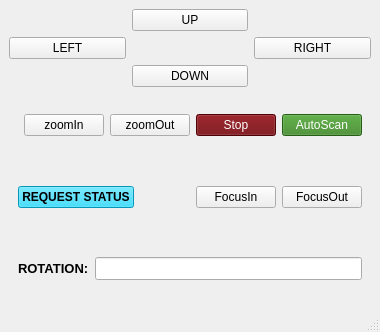
<?xml version="1.0" encoding="UTF-8"?>
<ui version="4.0">
 <class>Manual_Control</class>
 <widget class="QMainWindow" name="Manual_Control">
  <property name="geometry">
   <rect>
    <x>0</x>
    <y>0</y>
    <width>380</width>
    <height>332</height>
   </rect>
  </property>
  <property name="windowTitle">
   <string>Manual Control</string>
  </property>
  <widget class="QWidget" name="centralwidget">
   <layout class="QVBoxLayout" name="verticalLayout">
    <item>
     <layout class="QGridLayout" name="gridLayout">
      <item row="2" column="1">
       <widget class="QPushButton" name="downButton">
        <property name="text">
         <string>DOWN</string>
        </property>
       </widget>
      </item>
      <item row="0" column="1">
       <widget class="QPushButton" name="upButton">
        <property name="text">
         <string>UP</string>
        </property>
       </widget>
      </item>
      <item row="1" column="2">
       <widget class="QPushButton" name="rightButton">
        <property name="text">
         <string>RIGHT</string>
        </property>
       </widget>
      </item>
      <item row="1" column="0">
       <widget class="QPushButton" name="leftButton">
        <property name="text">
         <string>LEFT</string>
        </property>
       </widget>
      </item>
     </layout>
    </item>
    <item>
     <widget class="QWidget" name="widget" native="true">
      <layout class="QHBoxLayout" name="horizontalLayout">
       <item>
        <spacer name="horizontalSpacer_2">
         <property name="orientation">
          <enum>Qt::Horizontal</enum>
         </property>
         <property name="sizeHint" stdset="0">
          <size>
           <width>40</width>
           <height>20</height>
          </size>
         </property>
        </spacer>
       </item>
       <item>
        <widget class="QPushButton" name="zoomInButton">
         <property name="text">
          <string>zoomIn</string>
         </property>
        </widget>
       </item>
       <item>
        <widget class="QPushButton" name="zoomOutButton">
         <property name="text">
          <string>zoomOut</string>
         </property>
        </widget>
       </item>
       <item>
        <widget class="QPushButton" name="stopButton">
         <property name="styleSheet">
          <string notr="true">background-color: rgb(109, 0, 7);
color: rgb(255, 255, 255);</string>
         </property>
         <property name="text">
          <string>Stop</string>
         </property>
        </widget>
       </item>
       <item>
        <widget class="QPushButton" name="AutoScanButton">
         <property name="styleSheet">
          <string notr="true">background-color: rgb(53, 131, 31);
color: rgb(255, 255, 255);</string>
         </property>
         <property name="text">
          <string>AutoScan</string>
         </property>
        </widget>
       </item>
      </layout>
     </widget>
    </item>
    <item>
     <widget class="QWidget" name="widget_2" native="true">
      <layout class="QHBoxLayout" name="horizontalLayout_2">
       <item>
        <widget class="QPushButton" name="RequesStButton">
         <property name="font">
          <font>
           <weight>75</weight>
           <bold>true</bold>
          </font>
         </property>
         <property name="styleSheet">
          <string notr="true">background-color: rgb(6, 210, 255);
color: rgb(0, 0, 0);</string>
         </property>
         <property name="text">
          <string>REQUEST STATUS</string>
         </property>
        </widget>
       </item>
       <item>
        <spacer name="horizontalSpacer_3">
         <property name="orientation">
          <enum>Qt::Horizontal</enum>
         </property>
         <property name="sizeHint" stdset="0">
          <size>
           <width>40</width>
           <height>20</height>
          </size>
         </property>
        </spacer>
       </item>
       <item>
        <widget class="QPushButton" name="FocusInButton">
         <property name="text">
          <string>FocusIn</string>
         </property>
        </widget>
       </item>
       <item>
        <widget class="QPushButton" name="FocusOutButton">
         <property name="text">
          <string>FocusOut</string>
         </property>
        </widget>
       </item>
      </layout>
     </widget>
    </item>
    <item>
     <widget class="QWidget" name="widget_3" native="true">
      <layout class="QHBoxLayout" name="horizontalLayout_3">
       <item>
        <widget class="QLabel" name="label">
         <property name="font">
          <font>
           <pointsize>10</pointsize>
           <weight>75</weight>
           <bold>true</bold>
          </font>
         </property>
         <property name="text">
          <string>ROTATION:</string>
         </property>
        </widget>
       </item>
       <item>
        <widget class="QLineEdit" name="lineEdit">
         <property name="font">
          <font>
           <pointsize>10</pointsize>
          </font>
         </property>
        </widget>
       </item>
      </layout>
     </widget>
    </item>
   </layout>
  </widget>
  <widget class="QMenuBar" name="menubar">
   <property name="geometry">
    <rect>
     <x>0</x>
     <y>0</y>
     <width>380</width>
     <height>22</height>
    </rect>
   </property>
  </widget>
  <widget class="QStatusBar" name="statusbar"/>
 </widget>
 <resources/>
 <connections/>
</ui>
